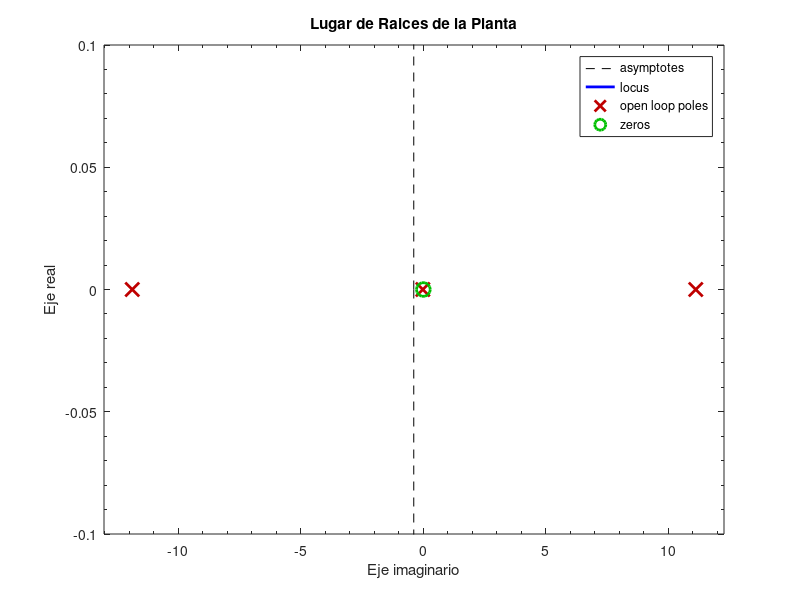

Source code (MATLAB):
close all, clear all; clc;
s = tf('s');

g = 9.81;                                          % m/s^2 - aceleración de la gravedad
%Parametros del prototipo
% --- Parametros de los motorreductores (del datasheet) 

Tstall = 0.011;                                      % stall torque en Kg/m -> 1.1 Kg cm = 0.1078 Nm = 0.011 Kg m
RPMnoload = 230;                                     % No-load RPM con Vin = 6V.
wnl = (RPMnoload*2*pi)/60;                           % velocidad de rotación del eje de salida de la caja reductora sin carga en rad/seg. 
Inl = 0.06;                                          % No load current into motor, from measurement.
Vin = 6;                                             % Volt. tensión de referencia durante el ensayo
Istall = 1.5;                                        % Amp, corriente stall de la armadura
Ng = 48;                                             % Gear ratio o relación de reducción
Dg = 0;                                              % kgm/rad/sec - perdida viscosa de los engranajes
La = 0;                                              % H - Asumimos inductancia de la armadura despreciable
Jm = 0.0000175;                                      %calculado en base a la masa y el radio del rotor considerado como cilindro sólido (ver anexo de mediciones)

Ra = Vin/Istall;                                     % Ohm - Resistencia de la armadura.
Kt = (Tstall/(Vin*Ng))*Ra;                           % Nm/A -  Constante de torque del motor
Kb = (Vin-Ra*Inl)/(wnl*Ng);                          % V seg/rad - Constante de contra fem 

% --- Parametros del controlador de motores (L298N)---
Kmd = 1.0;                                           % Ganancia de tensión del L298N (depende de la implementación)

% --- Parametros del sistema de rotación ---
R = 0.035;                                           % m - radio de la rueda, 35 mm.
r = 0.005;                                           % m - radio del rotor, 5mm.

m_rueda = 0.0551;                                    % Kg - masa de la rueda.
m_rot = 0.007;                                       % Kg - masa del rotor
m_engranajesYeje = 0.0025;                           % Kg - masa de los engranajes de la caja reductora

m_w = m_rueda;

J_w = 0.5*m_rueda*R*R;                               % Kgm2 - inercia de la rueda
b_w = 0;                                             % Nms/rad - fricción viscosa de la rueda (despreciada)

% --- Parametros del cuerpo Principal ---
m_chasis = 0.5584;                                   % Kg - masa del chasis del robot (plataformas impresas en 3d + componentes)
m_estat = 0.01;                                      % Kg - masa del estator
m_carcasa = 0.0054;                                  % Kg - masa de la carcasa del motorreductor
m_b = m_chasis + m_estat + m_carcasa+m_rot+m_engranajesYeje;                % Kg - Masa del cuerpo Principal

              
l = 0.07;                                           % m - distancia desde el centro de masa del chasis al eje de la rueda
J_b = 0.0024;                   % Kgm2 - momento de inercia del chasis refernciado al centro de masa, ver el archivo .m llamado "Hallar_Jb_teorema_ejes_paralelos"
                        
%Constantes aproximadas del motor
Cm1 = (Ng*Kt)/Ra;
Cm2 = (Kb*Kt*Ng)/(Ra*R);
Cm3 = Kb*Kt*(Ng^2)/Ra;  

%Constantes aproximadas de la Planta (con dos ruedas)
M = m_b + 2*(J_w/(R^2) + m_w)-(((m_b*l))^2/((J_b+m_b*l^2 )));
J = (J_b+m_b*l^2 )-(m_b*l)^2/[m_b+2 *(J_w * 1/R^2 +m_w  )]; 
C1 = -1/M*((m_b*l)^2*g)/((J_b+m_b*l^2 ))
C2 = 1/M*2*[(m_b*l)/((J_b+m_b * l^2 ) )+1/R]
C3 = 1/J*(m_b*g*l)
C4 = -1/J*2/R*[(m_b*l)/(m_b+2*(J_w/R^2+m_w))+R]

%Matriz A del sistema 
a11 = 0;
a12 = 1;
a13 = 0;
a14 = 0;
a21 = 0;
a22 = -C2*Cm2;
a23 = C1;
a24 = C2*Cm3;
a31 = 0;
a32 = 0;
a33 = 0;
a34 = 1;
a41 = 0;
a42 = -C4*Cm2;
a43 = C3;
a44 = C4*Cm3;
A = [a11 a12 a13 a14; a21 a22 a23 a24; a31 a32 a33 a34; a41 a42 a43 a44]
B = [0; C2*Cm1; 0; C4*Cm1]
C = [0 0 1 0]



[a,b]=ss2tf(A,B,C,0)
G = minreal(tf(a,b))
pole(G)

figure();
impulse(G/10);grid;
set(gca,'XMinorTick','on','YMinorTick','on') % Para tener subdivisiones entre los valores!
title({'Open-Loop Impulse Disturbance Response'});
xlabel('time');
ylabel('\theta_{i} (rad)');

figure();
rlocus (G);grid;
set(gca,'XMinorTick','on','YMinorTick','on') % Para tener subdivisiones entre los valores!
title({'Lugar de Raices de la Planta'});
xlabel('Eje imaginario');
ylabel('Eje real');